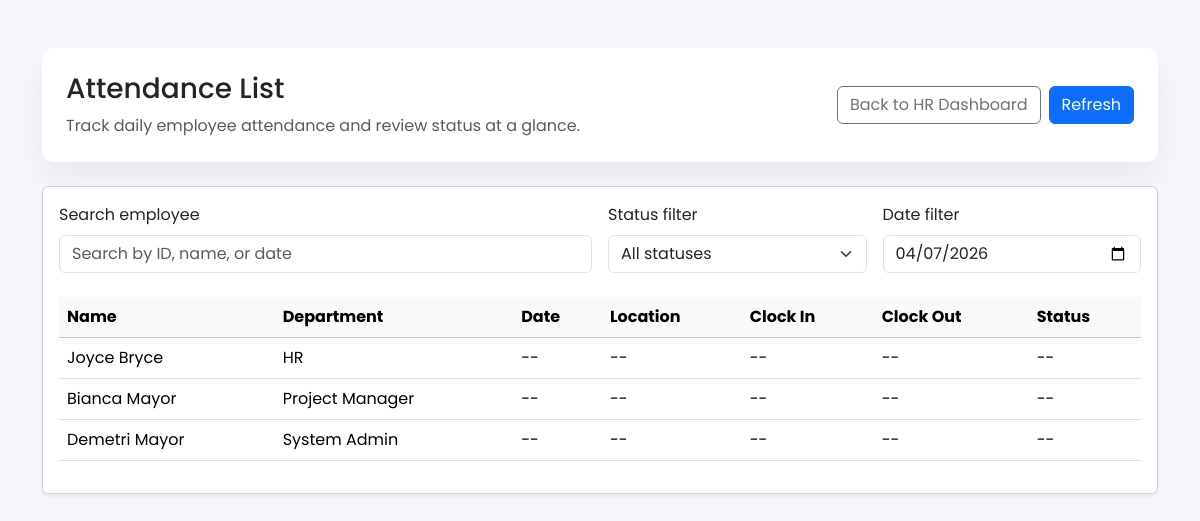
Page /HR/Employee_attendance/index.php (signed in) on the earlier database version.
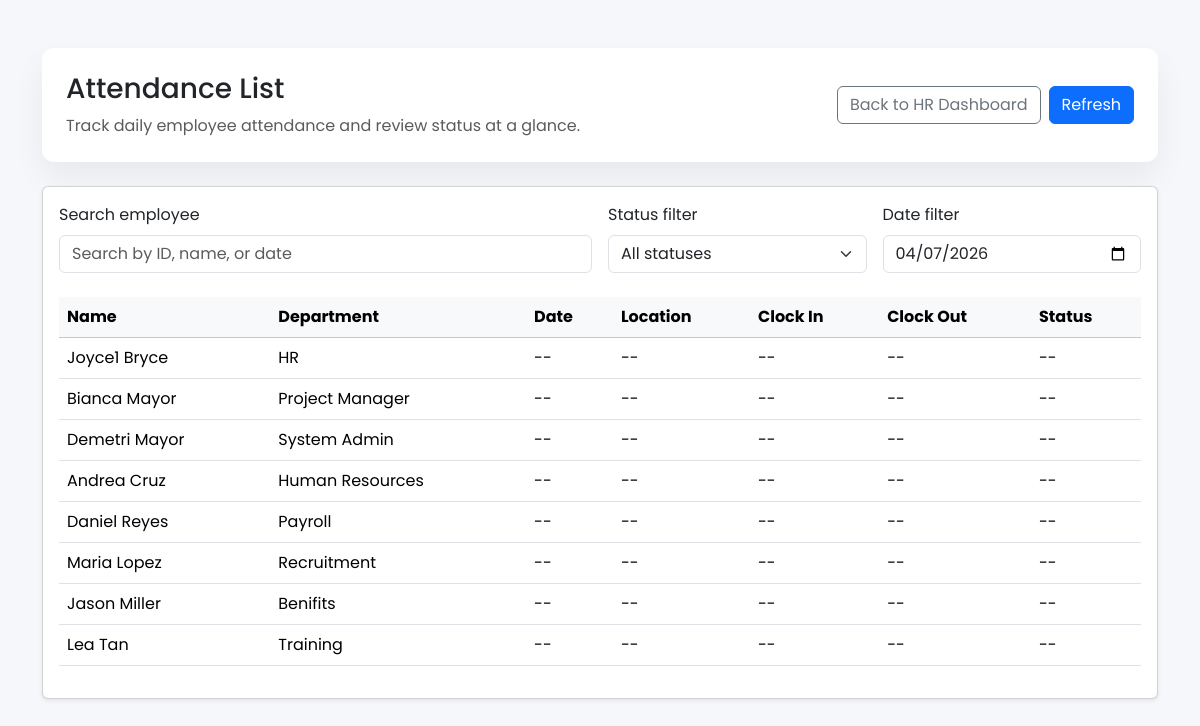
Same page on the later database version.
### tables this page shows
CREATE TABLE `employee` (
  `Emp_id` bigint(255) NOT NULL,
  `Firstname` varchar(255) NOT NULL,
  `Lastname` varchar(255) NOT NULL,
  `Department` varchar(255) NOT NULL
);

### HR/Employee_attendance/index.php (the view, shortened to what this page needs)
<!DOCTYPE html>
<html lang="en">
<head>
    <link href="https://cdn.jsdelivr.net/npm/bootstrap@5.3.3/dist/css/bootstrap.min.css" rel="stylesheet">
    <link rel="stylesheet" href="../HR_Assets/Employee_attendance.css">
</head>
<body>
    <div class="container py-5">
        <div class="attendance-header p-4 mb-4">
            <div class="d-flex flex-column flex-md-row justify-content-between align-items-start align-items-md-center gap-3">
                <div>
                    <h1 class="h3 mb-2">Attendance List</h1>
                    <p class="text-muted mb-0">Track daily employee attendance and review status at a glance.</p>
                </div>
                <div class="d-flex gap-2">
                    <a href="../" class="btn btn-outline-secondary">Back to HR Dashboard</a>
                    <a href="index.php" class="btn btn-primary">Refresh</a>
                </div>
            </div>
        </div>
        <div class="card shadow-sm">
            <div class="card-body">
                <div class="row g-3 mb-4">
                    <div class="col-md-6">
                        <label for="searchInput" class="form-label">Search employee</label>
                        <input id="searchInput" type="text" class="form-control" placeholder="Search by ID, name, or date">
                    </div>
                    <div class="col-md-3">
                        <label for="statusFilter" class="form-label">Status filter</label>
                        <select id="statusFilter" class="form-select">
                            <option value="all">All statuses</option>
                        </select>
                    </div>
                    <div class="col-md-3">
                        <label for="dateFilter" class="form-label">Date filter</label>
                        <input id="dateFilter" type="date" class="form-control" value="2026-04-07">
                    </div>
                </div>
                <div class="table-responsive">
                    <table class="table table-hover attendance-table">
                        <thead class="table-light">
                            <tr>
                                <th scope="col">Name</th>
                                <th scope="col">Department</th>
                                <th scope="col">Date</th>
                                <th scope="col">Location</th>
                                <th scope="col">Clock In</th>
                                <th scope="col">Clock Out</th>
                                <th scope="col">Status</th>
                            </tr>
                        </thead>
                        <tbody id="attendanceTable">
                            <?php
                                include '../../Modules/dbcon.php';
                                $query = "SELECT * FROM employee";
                                $result = mysqli_query($dbc, $query);
                                while ($row = mysqli_fetch_array($result)) {
                                        echo "<tr role='button' tabindex='0'>";
                                        echo "<td>" . $row['Firstname'] . " " . $row['Lastname'] . "</td>";
                                        echo "<td>" . $row['Department'] . "</td>";
                                        echo "<td>--</td>";
                                        echo "<td>--</td>";
                                        echo "<td>--</td>";
                                        echo "<td>--</td>";
                                        echo "<td>--</td>";
                                        echo "</tr>";
                                }
                            ?>
                        </tbody>
                    </table>
                </div>
            </div>
        </div>
    </div>
</body>
</html>

### HR/HR_Assets/Employee_attendance.css (style rules this page uses)
body { font-family: 'Poppins', sans-serif; background: #f5f7fb; }
.attendance-header { background: #fff; border-radius: .75rem; box-shadow: 0 1rem 2rem rgba(0, 0, 0, 0.06); }
.attendance-table th { white-space: nowrap; }
.attendance-table tbody tr { cursor: pointer; }

Differences in the rows shown:
changed employee "Bryce": Firstname "Joyce" → "Joyce1"
added employee: Firstname "Andrea", Lastname "Cruz", Department "Human Resources"
added employee: Firstname "Daniel", Lastname "Reyes", Department "Payroll"
added employee: Firstname "Maria", Lastname "Lopez", Department "Recruitment"
added employee: Firstname "Jason", Lastname "Miller", Department "Benifits"
added employee: Firstname "Lea", Lastname "Tan", Department "Training"
